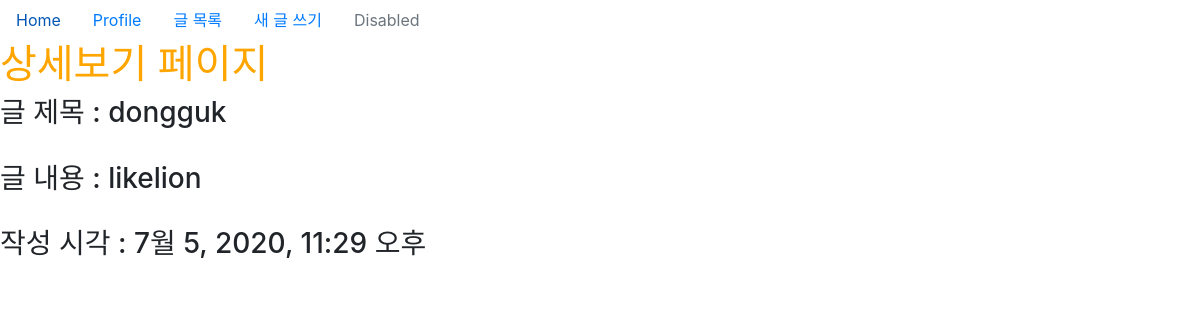
The app's page /posts//show/1 with its own data.
### posts/models.py (models this page shows)
class Post(models.Model):
    title = models.CharField(max_length=50, null=False)
    content = models.TextField()
    view_count = models.IntegerField(default = 0)
    created_at = models.DateTimeField(auto_now_add = True)
    updated_at = models.DateTimeField(auto_now = True)

### posts/views.py (the view)
# urls.py: path('/show/<int:id>', show, name="show"),
def show(request, id):
    post = Post.objects.get(pk=id)
    return render(request, 'posts/show.html', {'post': post})

### posts/templates/posts/show.html
{% extends 'base.html' %}
{% block content %}
<h1>상세보기 페이지</h1>
<h3>글 제목 : {{ post.title }} </h3><br>
<h3>글 내용 : {{ post.content }} </h3><br>
<h3>작성 시각 : {{ post.created_at }} </h3><br>
{% endblock %}

### myblog/static/css/project.css (style rules this page uses)
h1 { color: orange; }

### records on screen
Post: title "dongguk", content "likelion", created_at "7월 5, 2020, 11:29 오후"
